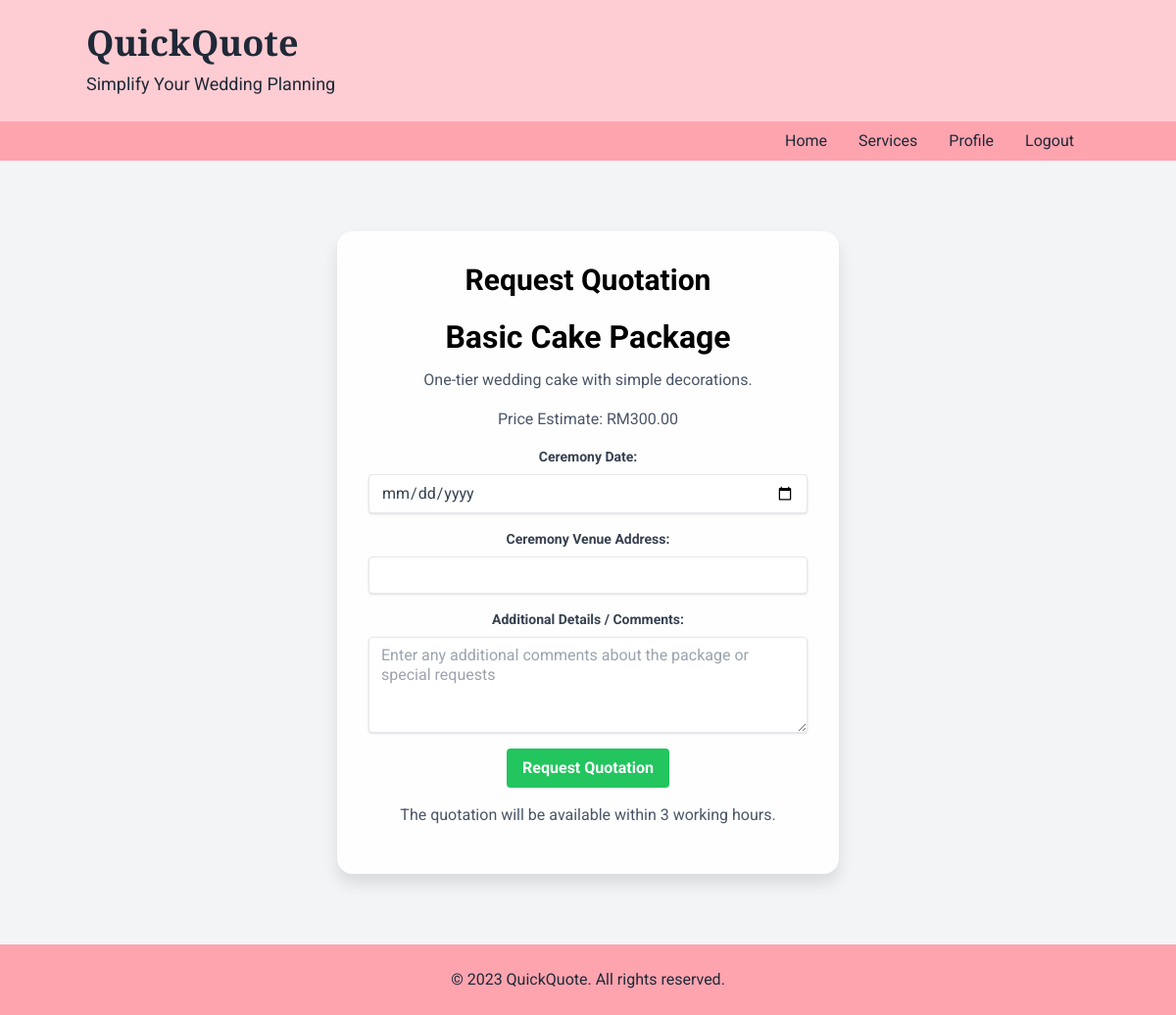
Screenshot of /QuickQoute/orderdetails.php?package_id=13 (signed in) with the database file from the repository.
### tables this page shows
CREATE TABLE `packages` (
  `package_id` int(11) NOT NULL,
  `service_id` int(11) DEFAULT NULL,
  `package_name` varchar(100) NOT NULL,
  `description` text DEFAULT NULL,
  `price` decimal(10,2) NOT NULL,
  `image_url` varchar(255) DEFAULT NULL,
  `created_at` timestamp NOT NULL DEFAULT current_timestamp()
);

### QuickQoute/orderdetails.php (the view, shortened to what this page needs)
<?php
include 'db.php';
if (isset($_GET['package_id']) && !empty($_GET['package_id'])) {
    $package_id = $_GET['package_id'];
    $query = "SELECT * FROM packages WHERE package_id = ?";
    $stmt = $conn->prepare($query);
    $stmt->bind_param("i", $package_id);
    $stmt->execute();
    $result = $stmt->get_result();
    $package = $result->fetch_assoc();
} else {
    echo "<script>alert('No package selected.'); window.location.href = 'service.php';</script>";
    exit;
}
?>
<html lang="en">
<head>
    <script src="https://cdn.tailwindcss.com"></script>
    <link href="https://cdnjs.cloudflare.com/ajax/libs/font-awesome/5.15.3/css/all.min.css" rel="stylesheet"/>
</head>
<body class="bg-gray-100">
    <header class="bg-rose-200 text-gray-800 py-6">
        <div class="container mx-auto text-left">
            <h1 class="text-4xl font-bold" style="font-family: 'Playfair Display', serif;">QuickQuote</h1>
            <p class="text-lg mt-2">Simplify Your Wedding Planning</p>
        </div>
    </header>
    <nav class="bg-rose-300">
       <div class="container mx-auto flex justify-end">
        <a class="text-gray-800 px-4 py-2 hover:bg-rose-400" href="dashboard.php">Home</a>
        <a class="text-gray-800 px-4 py-2 hover:bg-rose-400" href="service.php">Services</a>
        <a class="text-gray-800 px-4 py-2 hover:bg-rose-400" href="customerprofile.php">Profile</a>
        <a class="text-gray-800 px-4 py-2 hover:bg-rose-400" href="index.php">Logout</a>
       </div>
    </nav>
    <main class="container mx-auto py-10">
        <div class="custom-card fade-in">
            <h2 class="text-3xl font-bold mb-6">Request Quotation</h2>
            <h3 class="text-2xl font-bold mb-4"><?php echo htmlspecialchars($package['package_name']); ?></h3>
            <p class="mb-4"><?php echo htmlspecialchars($package['description']); ?></p>
            <p class="mb-4">Price Estimate: RM<?php echo number_format($package['price'], 2); ?></p>
            <form action="orderdetails.php?package_id=<?php echo $package_id; ?>" method="POST">
                <div class="mb-4">
                    <label for="ceremony_date" class="block text-gray-700 text-sm font-bold mb-2">Ceremony Date:</label>
                    <input type="date" id="ceremony_date" name="ceremony_date" class="shadow appearance-none border rounded w-full py-2 px-3 text-gray-700 leading-tight focus:outline-none focus:shadow-outline" required>
                </div>
                <div class="mb-4">
                    <label for="ceremony_venue" class="block text-gray-700 text-sm font-bold mb-2">Ceremony Venue Address:</label>
                    <input type="text" id="ceremony_venue" name="ceremony_venue" class="shadow appearance-none border rounded w-full py-2 px-3 text-gray-700 leading-tight focus:outline-none focus:shadow-outline" required>
                </div>
                <div class="mb-4">
                    <label for="details" class="block text-gray-700 text-sm font-bold mb-2">Additional Details / Comments:</label>
                    <textarea id="details" name="details" class="shadow appearance-none border rounded w-full py-2 px-3 text-gray-700 leading-tight focus:outline-none focus:shadow-outline" rows="4" placeholder="Enter any additional comments about the package or special requests"></textarea>
                </div>
                <button type="submit" class="bg-green-500 hover:bg-green-600 text-white font-bold py-2 px-4 rounded">Request Quotation</button>
            </form>
            <p class="mt-4 text-gray-600">The quotation will be available within 3 working hours.</p>
        </div>
    </main>
    <footer class="bg-rose-300 text-gray-800 py-6 mt-auto">
        <div class="container mx-auto text-center">
            <p>© 2023 QuickQuote. All rights reserved.</p>
        </div>
    </footer>
</body>
</html>

### QuickQoute/orderdetails.php (style rules this page uses)
body { font-family: 'Roboto', sans-serif; display: flex; flex-direction: column; min-height: 100vh; background-color: #f7f7f7; }
.fade-in { animation: fadeIn 1s ease-in-out; }
.custom-card { background: rgba(255, 255, 255, 0.9); padding: 2rem; border-radius: 1rem; box-shadow: 0 10px 15px rgba(0, 0, 0, 0.1); width: 50%; margin: 2rem auto; text-align: center; }
.custom-card h3 { font-size: 2rem; font-weight: 700; margin-bottom: 1rem; }
.custom-card p { font-size: 1rem; color: #4A5568; margin-bottom: 1rem; }
button { background-color: #4CAF50; border: none; color: white; padding: 15px 32px; text-align: center; text-decoration: none; display: inline-block; font-size: 16px; margin: 4px 2px; cursor: pointer; border-radius: 0.5rem; }

### rows the page displays
packages: package_name "Basic Cake Package", description "One-tier wedding cake with simple decorations.", price "300.00"
